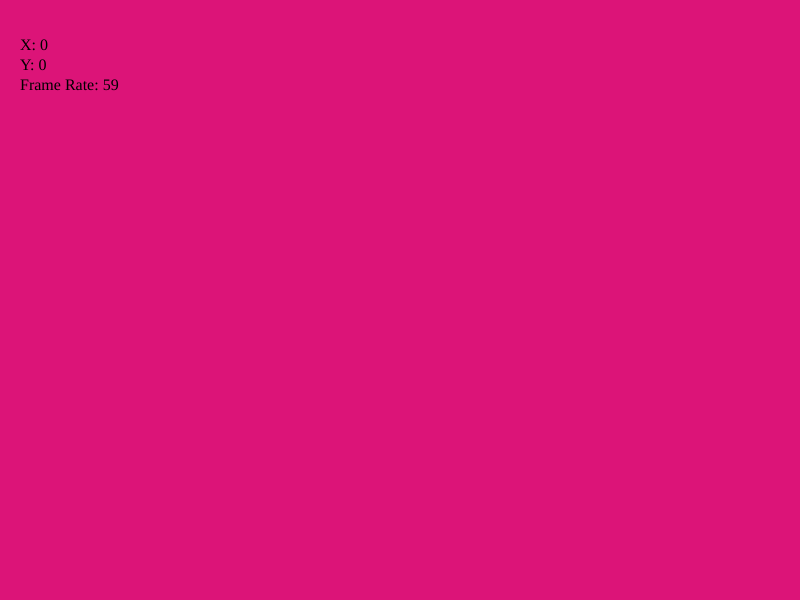
Frame 1 (no input)
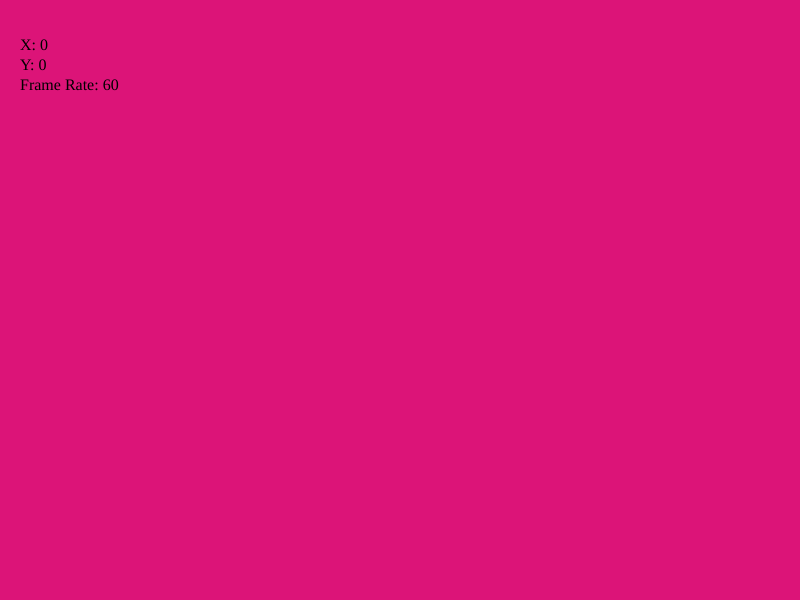
Frame 60 (no input)
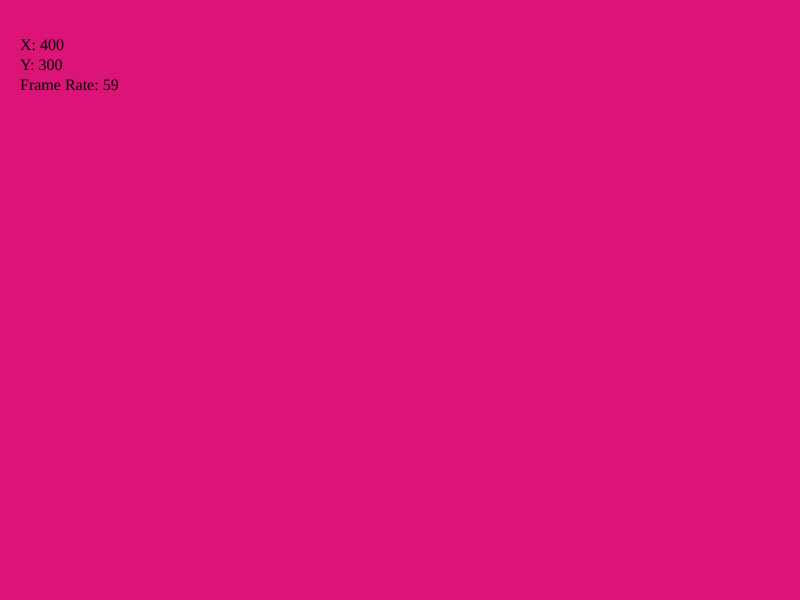
Frame 120 (the mouse pressed at the canvas centre since frame 60)

The p5.js sketch that drew these frames (run headless with seeded random() and noise() and a simulated clock; from frame 60 on, the mouse is pressed at the canvas centre):

// p5.js sketch
// ── sketch.js
let mousexEl;
let mouseyEl;
let frameRateEl;

function setup() {
  createCanvas(800, 600);
  background(220, 20, 120);

  mousexEl = createP();
  mouseyEl = createP();
  frameRateEl = createP();

  mousexEl.position(20, 20);
  mouseyEl.position(20, 40);
  frameRateEl.position(20, 60);
}

function draw() {
  background(220, 20, 120);
  mousexEl.html("X: " + mouseX);
  mouseyEl.html("Y: " + mouseY);
  frameRateEl.html("Frame Rate: " + floor(frameRate()));
}
